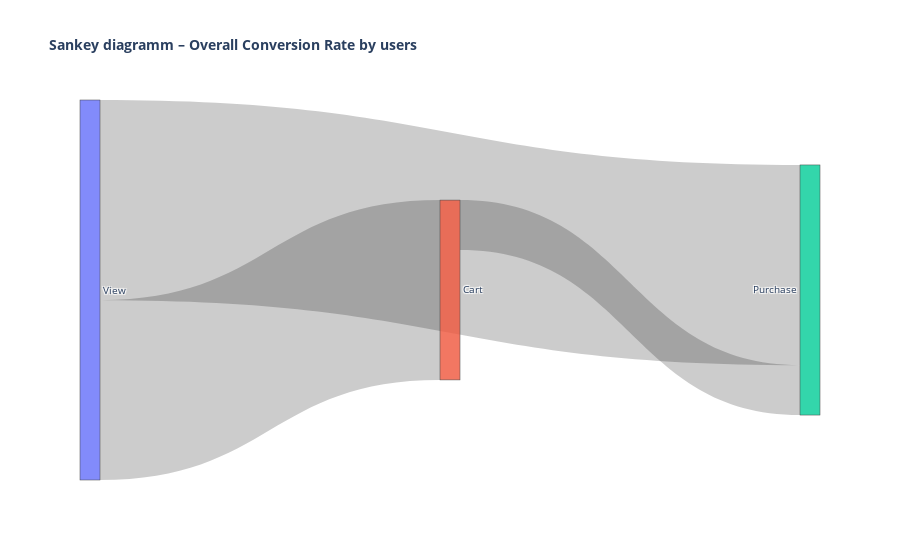

Notebook code cell kept with this figure:
### Markdown cell above
#### Visualization – Overall CR by users (Sankey diagramm)

### Code cell
# Sankey diagramm

fig = go.Figure(data=[go.Sankey(
    node=dict(
        pad=15,
        thickness=20,
        label= ['View', 'Cart', 'Purchase']),
    link=dict(
        source = [0, 0, 1],  
        target = [1, 2, 2],  
        value = [value[0] for i, value in cr.query('type == "users"').iloc[:, :-1].items()],
    )
)])

fig.update_layout(title_text="<b> Sankey diagramm – Overall Conversion Rate by users" ,
                  font_size=10)
fig.show()

### Figure 1 — Plotly figure (JSON) as saved in the notebook; plotly's stock layout.template omitted (floating-point values rounded to 4 significant figures)
{"data": [{"link": {"source": [0, 0, 1], "target": [1, 2, 2], "value": [24.93, 27.75, 6.92]}, "node": {"label": ["View", "Cart", "Purchase"], "pad": 15, "thickness": 20}, "type": "sankey"}], "layout": {"font": {"size": 10}, "title": {"text": "<b> Sankey diagramm – Overall Conversion Rate by users"}}}
